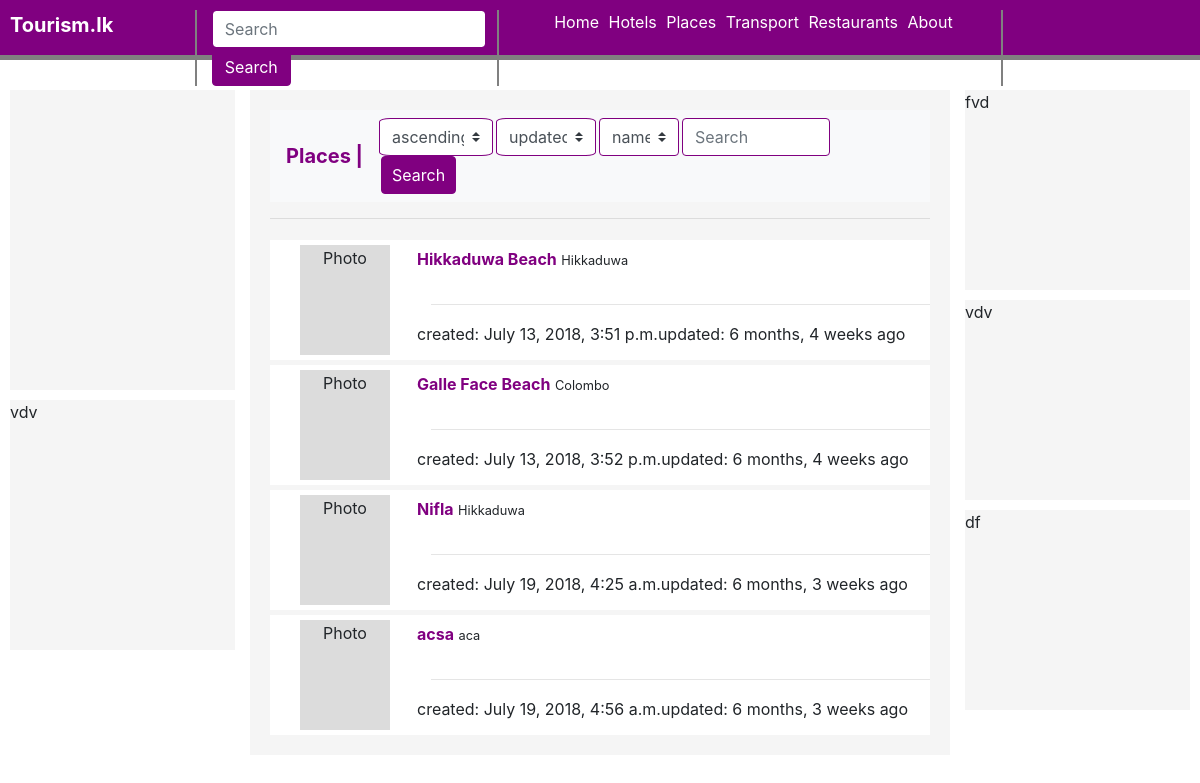
The page /places/ on the database its author committed.
### places/models.py (models this page shows, shortened)
class Place(models.Model):
	name 		= models.CharField(max_length=200, validators=[validate_name])
	location	= models.CharField(max_length=150, null=True, blank=True)
	district    = models.CharField(max_length=50, validators=[validate_district])
	popular_for = models.CharField(max_length=200, validators=[validate_name])
	price		= models.IntegerField()
	bio 		= models.TextField(null=True, blank=True)
	slug		= models.SlugField(null=True, blank=True)
	timestamp   = models.DateTimeField(auto_now_add=True)
	updated		= models.DateTimeField(auto_now=True)

### places/views.py (the view, shortened to what this page needs)
def place_view(request):
	template_name = 'places/place_list.html'
	form = SearchPlace(request.POST or None)
	queryset = Place.objects.all()
	context = {
		'form':form,
		'object_list':queryset,
		}
	return render(request, template_name, context)

### places/forms.py
class SearchPlace(forms.Form):
	search      = forms.CharField()
	filter_by 	= forms.ChoiceField(required = True, label='', choices=(
			('name',("name")),
			('location',("location")),
			('district',("district")),
			('popular_for',("popular_for")),
		))
	sort_by		= forms.ChoiceField(label='', choices=(
			('updated',("updated")),
			('timestamp',("timestamp")),
			('name',("name")),
			('location',("location")),
		))
	order 		= forms.ChoiceField(label='',choices=(
			("ascending", ("ascending")),
            ("descending", ("descending"))
        ))

### places/templates/places/place_list.html (shortened to what this page needs)
{% extends 'base.html' %}
{% block content %}
<div style="background: #F5F5F5;width: 700px;padding: 20px;margin-top: 30px;min-height: 600px">
		{% include "places/nav.html" %} <hr>
	{% if object_list %}
		<div style="overflow-x:scroll; height:500px;">
		{% for i in object_list %}
		<div class="row" style="background: white;width: 550;height: 120px;margin-top: 5px;padding: 5px">
			<div  class="col-3" >
				<div style="height: 110px;width: 90px;background: #DCDCDC;padding: 1px" align="center">
				Photo
				</div>
			</div>
			<div class="col-9" style="padding: 1px">
				<div class="row" style="padding: 1px">
					<p>
				 <b><a href="/places/{{i.slug}}" style="color: purple">{{i.name}}</a></b>  <small> {{i.location}}</small>
				 	</p>
				</div><hr>
				<div class="row" style="padding: 1px">
					   <p>created: {{i.timestamp}}</p>
					   <p>updated: {{i.updated | timesince}} ago</p>
				</div>
			</div>
		</div>
		{% endfor %}
		</div>
	{% else %}
		<small>Not Found</small>
	{% endif %}
</div>
{% endblock %}

### rows shown on the page
Place: name "Hikkaduwa Beach", location "Hikkaduwa", timestamp "July 13, 2018, 3:51 p.m.", updated "6 months, 4 weeks"
Place: name "Galle Face Beach", location "Colombo", timestamp "July 13, 2018, 3:52 p.m.", updated "6 months, 4 weeks"
Place: name "Nifla", location "Hikkaduwa", timestamp "July 19, 2018, 4:25 a.m.", updated "6 months, 3 weeks"
Place: name "acsa", location "aca", timestamp "July 19, 2018, 4:56 a.m.", updated "6 months, 3 weeks"
